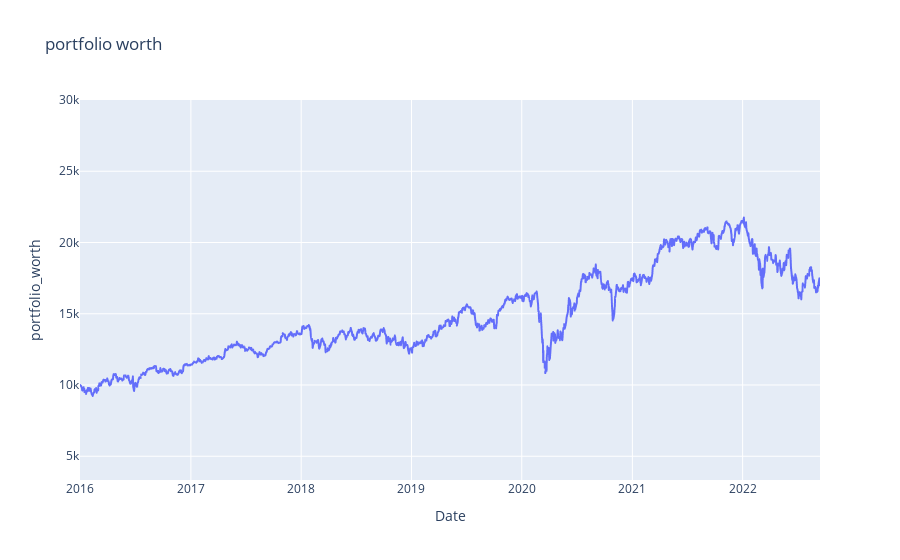

The cell this chart's notebook holds for it:
### Code cell
# plot daily portfolio worth
fig = px.line(df_allocation, 
              y="portfolio_worth", 
              title='portfolio worth',
              range_y=(initial_portfolio_value/3, initial_portfolio_value*3))
fig.show()

### Figure 1 — Plotly figure (JSON) as saved in the notebook; plotly's stock layout.template omitted (floating-point values rounded to 4 significant figures; data arrays with more than 128 entries replaced by an {"elided": "..."} marker saying what was removed)
{"data": [{"hovertemplate": "Date=%{x}<br>portfolio_worth=%{y}<extra></extra>", "legendgroup": "", "line": {"color": "#636efa", "dash": "solid"}, "mode": "lines", "name": "", "showlegend": false, "type": "scattergl", "x": {"elided": "1732 str values"}, "xaxis": "x", "y": {"elided": "1732 float values"}, "yaxis": "y"}], "layout": {"legend": {"tracegroupgap": 0}, "title": {"text": "portfolio worth"}, "xaxis": {"anchor": "y", "domain": [0, 1], "title": {"text": "Date"}}, "yaxis": {"anchor": "x", "domain": [0, 1], "range": [3333.0, 30000], "title": {"text": "portfolio_worth"}}}}
